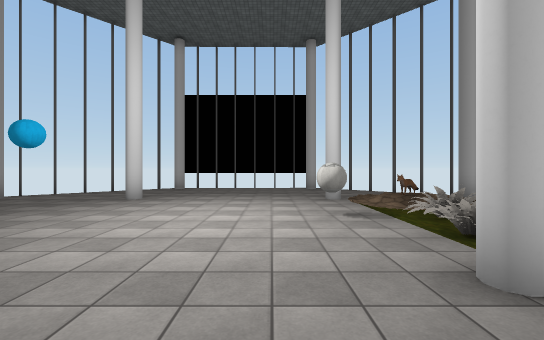
view 1 (above)

14 first-person views from a walk through a 3-D level made in the Unity game engine. The camera is 1.5 m above the floor, looks level and sees 90° across. The floor is counted in squares, 2 m on a side. Each view is taken from the middle of a square. On the plan, view 1 faces up. The plan holds only what a view shows up to about 10 squares ahead; the rest is blank. The player character is not drawn. Some animated figures are left out. Some surface patterns are stand-ins.

view 2
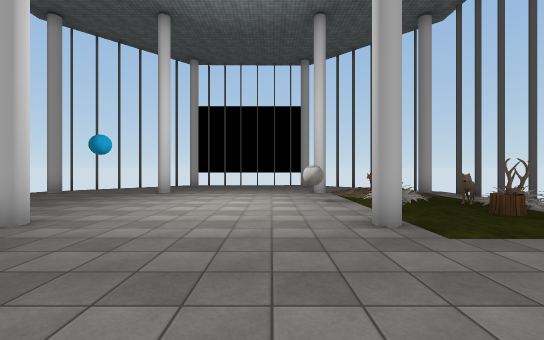

view 3
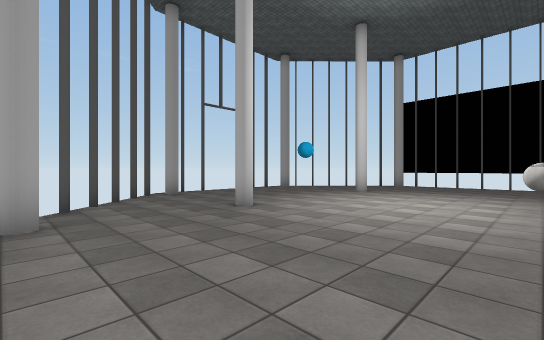

view 4
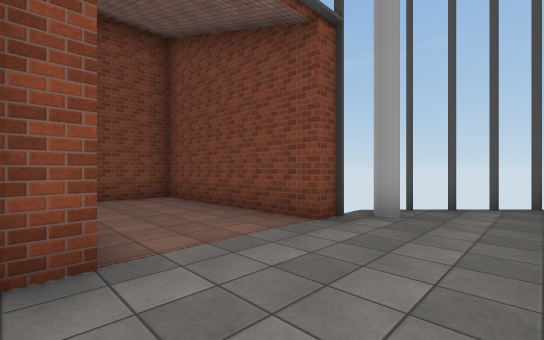

view 5
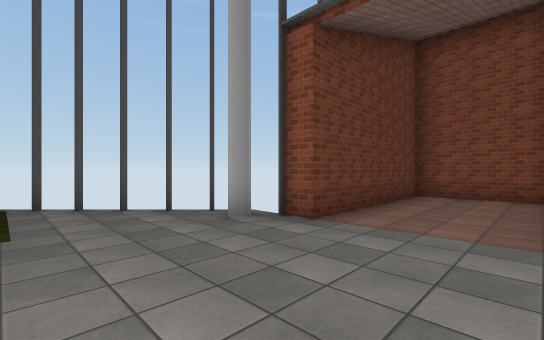

view 6
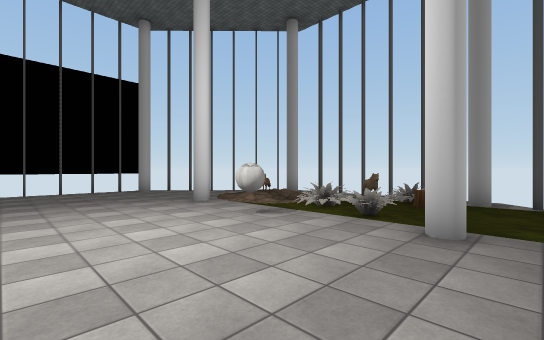

view 7
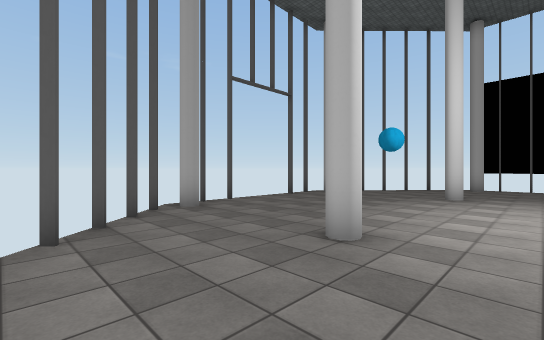

view 8
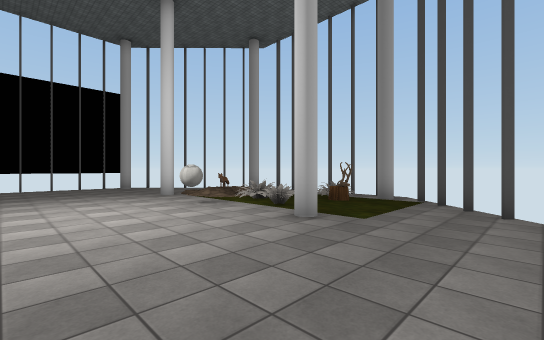

view 9
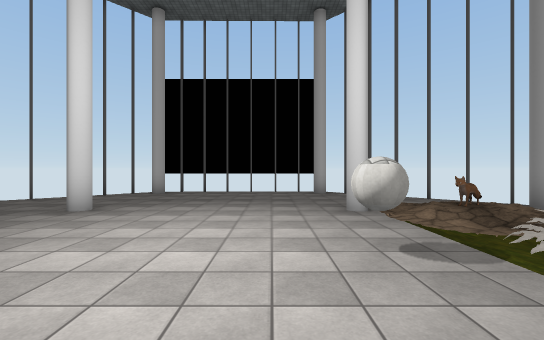

view 10
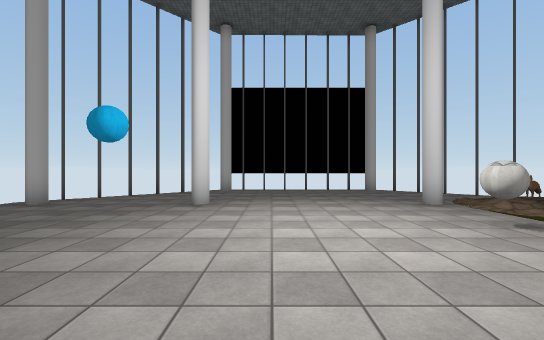

view 11
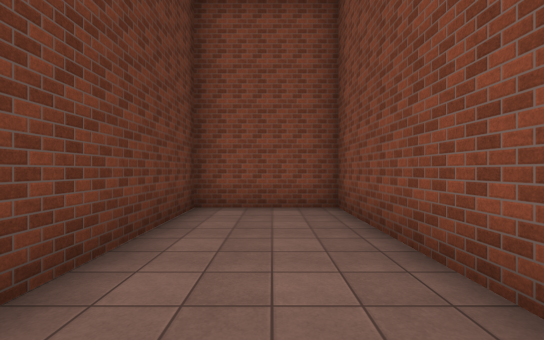

view 12
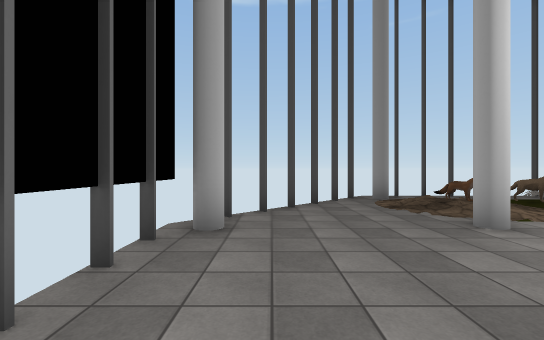

view 13
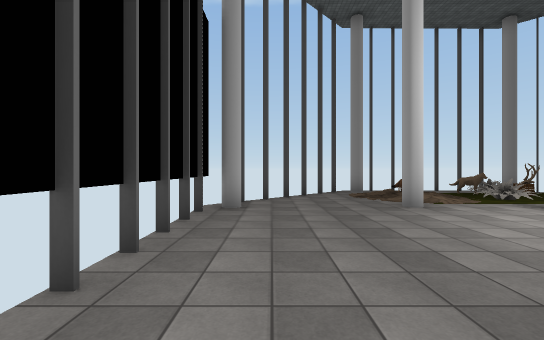

view 14
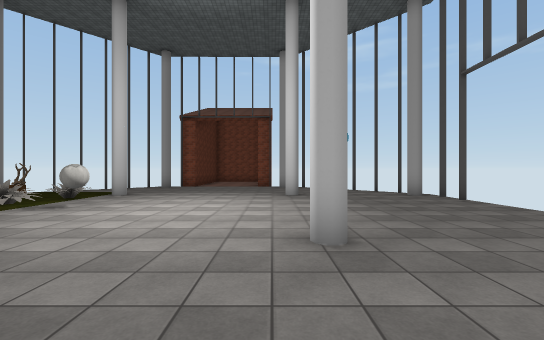

### Floor plan
Key: @ floor where view 1 was taken; # wall or solid block; x gap in a wall; . floor; / step, stairs or slope; = window, fence, low wall or low ledge; B ball; S stump; K skull; O other object.
Columns run from 8 left of view 1 to 6 right of it. Each row starts with its distance up from view 1.
 12     ######
 11    ##....###
 10   ##.......##
  9  ##.........##
  8  #...........#
  7 ##..#....#.//##
  6  ........./=/.
  5  ........B./..
  4  ........./OO.
  3  .........OSKO
  2 ##..#........##
  1  x...........
  0  ##.....@...##
 -1   ##.......##
 -2    ##.....##
 -3      #...#
 -4      #...#
 -5      #...#
 -6      #...#
 -7      #...#
 -8      #####

Positions as (right, up) in squares from view 1, and headings:
1: (0, 0), facing up
2: (0, -2), facing up
3: (1, -2), facing up-left
4: (1, 0), facing down-left
5: (-2, 1), facing down-right
6: (-2, 1), facing up-right
7: (-2, -1), facing up-left
8: (-2, -1), facing up-right
9: (0, 2), facing up
10: (-2, 1), facing up
11: (-1, -2), facing down
12: (-2, 10), facing right
13: (-4, 10), facing right
14: (-3, 10), facing down
